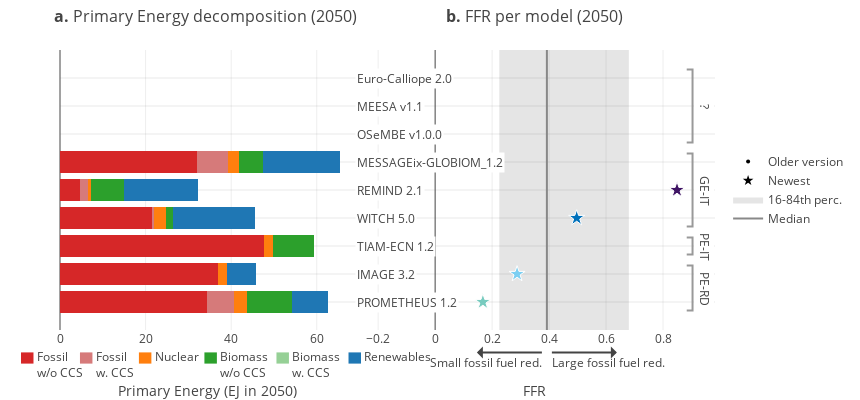
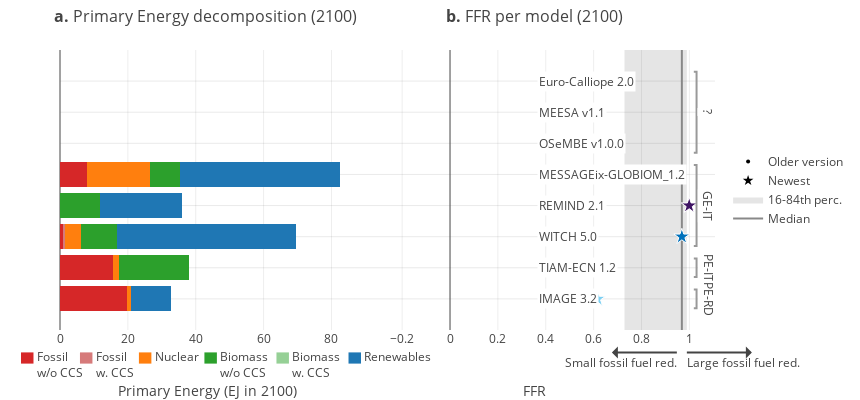

The notebook cell these images were saved under, in order:
### Code cell
def create_fig_FFR(year: str, xrange=None, exclude_models=None, models=models):
    
    if exclude_models is not None:
        models = models[~models['Full model'].str.contains(exclude_models)].copy()
        models['i'] = np.arange(len(models))

    fig_FFR = make_subplots(1, 2, horizontal_spacing=0.0, column_widths=[0.45, 0.55], subplot_titles=(
        f'<b>a.</b> Primary Energy decomposition ({year}) <br> ', f'<b>b.</b> FFR per model ({year})<br> '
    ), shared_yaxes=True)

    policy_scenario = 'diag-c80-gr5'

    ##############
    # 3a:
    ##############

    variables = ['Fossil|w/o CCS', 'Fossil|w/ CCS', 'Nuclear', 'Biomass|w/o CCS', 'Biomass|w/ CCS', 'Non-Biomass Renewables']
    labels = ['Fossil<br>w/o CCS', 'Fossil<br>w. CCS', 'Nuclear', 'Biomass<br>w/o CCS', 'Biomass<br>w. CCS', 'Renewables']
    for var_suffix in variables:
        var = f'Primary Energy|{var_suffix}'
        meta[f'{var} {year}'] = get(data, policy_scenario, var, year)

    # Replace w/o CCS variables by full variable if w/ CCS data is missing:
    for fuel in ['Fossil', 'Biomass']:
        var = f'Primary Energy|{fuel}'
        meta[f'{var} {year}'] = get(data, policy_scenario, var, year)
        missing = meta[f'{var}|w/ CCS {year}'].isna()
        meta.loc[missing, f'{var}|w/o CCS {year}'] = meta.loc[missing, f'{var} {year}']


    energy_colors = ['#d62728', '#d67a7a', '#ff7f0e', '#2ca02c', '#96d096', '#1f77b4']

    xpos = -0.05
    for var_suffix, label, color, labelwidth in zip(variables, labels, energy_colors, [0.09, 0.09, 0.1, 0.11, 0.11, 0.1]):
        col = f'Primary Energy|{var_suffix} {year}'
        energy_values = meta[col]

        var_values = models.merge(
            energy_values.reset_index(),
            how='left', left_on='Full model', right_on='Model'
        )
        fig_FFR.add_bar(
            y=var_values['i'], x=var_values[col],
            orientation='h', name=var, marker_color=color,
            showlegend=False
        )

        # Add legend
        height, width = 0.04, 0.04 * 400 / 840
        ypos=-0.1
        fig_FFR.add_shape(
            type='rect',
            xref='paper', yref='paper',
            x0=xpos-width/2, x1=xpos+width/2, y0=ypos-height/2, y1=ypos+height/2,
            fillcolor=color, line_width=0
        )
        fig_FFR.add_annotation(
            xref='paper', yref='paper', x=xpos+0.6*width, y=ypos,
            yanchor='top', yshift=12, xanchor='left', align='left',
            showarrow=False, text=label
        )
        xpos += labelwidth

    # check_values = models.merge(
    #     get(data, policy_scenario, 'Primary Energy', year).reset_index(),
    #     how='left', left_on='Full model', right_on='Model'
    # )
    # fig_FFR.add_scatter(
    #     x=check_values[year], y=check_values['i'],
    #     mode='markers', marker={'symbol': 'x', 'color': '#BBB'},
    #     showlegend=False
    # )


    ##############
    # 3b: FFR
    ##############

    col_FFR = f'FFR {year}'
    meta[col_FFR] = calc_fossil_fuel_reduction(data, year, policy_scenario)

    add_model_comparison(
        fig_FFR, 2, col_FFR,
        narrative_left='Small fossil fuel red.', narrative_right='Large fossil fuel red.',
        shared_yaxes=True, showlegendlines=False,
        exclude_models=exclude_models
    )



    # Update layout
    (
        fig_FFR
        .update_xaxes(
            col=1,
            title=f'Primary Energy (EJ in {year})',
            title_standoff=40
        )
        .update_xaxes(
            col=2,
            tickvals=np.arange(-0.2, 2, 0.2),
            title='FFR',
            range=xrange,
            title_standoff=40
        )
        .update_layout(
            barmode='stack',
            width=860,
            height=400,
            margin={'l': 60, 'r': 30, 't': 50, 'b': 70},
            hovermode='closest'
        )
    )
    return fig_FFR

### Figure 1 — Plotly figure (JSON) as saved in the notebook; plotly's stock layout.template omitted (floating-point values rounded to 4 significant figures)
{"data": [{"marker": {"color": "#d62728"}, "name": "Primary Energy|Biomass", "orientation": "h", "showlegend": false, "type": "bar", "x": [null, null, null, 32.11, 4.59, 21.6, 47.7, 36.84, 34.42], "y": [0, 1, 2, 3, 4, 5, 6, 7, 8]}, {"marker": {"color": "#d67a7a"}, "name": "Primary Energy|Biomass", "orientation": "h", "showlegend": false, "type": "bar", "x": [null, null, null, 7.075, 1.971, 0.2599, null, null, 6.33], "y": [0, 1, 2, 3, 4, 5, 6, 7, 8]}, {"marker": {"color": "#ff7f0e"}, "name": "Primary Energy|Biomass", "orientation": "h", "showlegend": false, "type": "bar", "x": [null, null, null, 2.552, 0.6532, 2.872, 2, 2.14, 3.05], "y": [0, 1, 2, 3, 4, 5, 6, 7, 8]}, {"marker": {"color": "#2ca02c"}, "name": "Primary Energy|Biomass", "orientation": "h", "showlegend": false, "type": "bar", "x": [null, null, null, 5.642, 7.847, 1.602, 9.7, null, 10.4], "y": [0, 1, 2, 3, 4, 5, 6, 7, 8]}, {"marker": {"color": "#96d096"}, "name": "Primary Energy|Biomass", "orientation": "h", "showlegend": false, "type": "bar", "x": [null, null, null, null, null, null, null, null, null], "y": [0, 1, 2, 3, 4, 5, 6, 7, 8]}, {"marker": {"color": "#1f77b4"}, "name": "Primary Energy|Biomass", "orientation": "h", "showlegend": false, "type": "bar", "x": [null, null, null, 18.05, 17.07, 19.2, null, 6.73, 8.399], "y": [0, 1, 2, 3, 4, 5, 6, 7, 8]}, {"legendgroup": "Age", "marker": {"color": "black", "size": 8, "symbol": "star"}, "mode": "markers", "name": "Newest", "type": "scatter", "x": [null], "y": [null]}, {"legendgroup": "Age", "marker": {"color": "black", "size": 4, "symbol": "circle"}, "mode": "markers", "name": "Older version", "type": "scatter", "x": [null], "y": [null]}, {"fill": "toself", "fillcolor": "rgba(0,0,0,.1)", "line": {"width": 0}, "mode": "lines", "name": "16-84th perc.", "type": "scatter", "x": [0.2252, 0.2252, 0.6801, 0.6801], "xaxis": "x2", "y": [-1, 9, 9, -1], "yaxis": "y2"}, {"line": {"color": "#888", "width": 2}, "mode": "lines", "name": "Median", "type": "scatter", "x": [0.3923, 0.3923], "xaxis": "x2", "y": [-1, 9], "yaxis": "y2"}, {"marker": {"color": "#511607", "line": {"color": "#FFF", "width": 1}, "opacity": 1, "size": [12], "symbol": ["star"]}, "mode": "markers", "showlegend": false, "type": "scatter", "x": [null], "xaxis": "x2", "y": [0], "yaxis": "y2"}, {"marker": {"color": "#bc7fcd", "line": {"color": "#FFF", "width": 1}, "opacity": 1, "size": [12], "symbol": ["star"]}, "mode": "markers", "showlegend": false, "type": "scatter", "x": [null], "xaxis": "x2", "y": [1], "yaxis": "y2"}, {"marker": {"color": "#B6036C", "line": {"color": "#FFF", "width": 1}, "opacity": 1, "size": [12], "symbol": ["star"]}, "mode": "markers", "showlegend": false, "type": "scatter", "x": [null], "xaxis": "x2", "y": [2], "yaxis": "y2"}, {"marker": {"color": "#F198C1", "line": {"color": "#FFF", "width": 1}, "opacity": 1, "size": [12], "symbol": ["star"]}, "mode": "markers", "showlegend": false, "type": "scatter", "x": [null], "xaxis": "x2", "y": [3], "yaxis": "y2"}, {"marker": {"color": "#3F1464", "line": {"color": "#FFF", "width": 1}, "opacity": 1, "size": [12], "symbol": ["star"]}, "mode": "markers", "showlegend": false, "type": "scatter", "x": [0.8492], "xaxis": "x2", "y": [4], "yaxis": "y2"}, {"marker": {"color": "#0071BB", "line": {"color": "#FFF", "width": 1}, "opacity": 1, "size": [12], "symbol": ["star"]}, "mode": "markers", "showlegend": false, "type": "scatter", "x": [0.497], "xaxis": "x2", "y": [5], "yaxis": "y2"}, {"marker": {"color": "#00AEEF", "line": {"color": "#FFF", "width": 1}, "opacity": 1, "size": [12], "symbol": ["star"]}, "mode": "markers", "showlegend": false, "type": "scatter", "x": [null], "xaxis": "x2", "y": [6], "yaxis": "y2"}, {"marker": {"color": "#7CCFF2", "line": {"color": "#FFF", "width": 1}, "opacity": 1, "size": [12], "symbol": ["star"]}, "mode": "markers", "showlegend": false, "type": "scatter", "x": [0.2877], "xaxis": "x2", "y": [7], "yaxis": "y2"}, {"marker": {"color": "#78CBBF", "line": {"color": "#FFF", "width": 1}, "opacity": 1, "size": [12], "symbol": ["star"]}, "mode": "markers", "showlegend": false, "type": "scatter", "x": [0.1676], "xaxis": "x2", "y": [8], "yaxis": "y2"}, {"line": {"color": "#999"}, "mode": "lines", "showlegend": false, "type": "scatter", "x": [0.8832, 0.9037, 0.9037, 0.8832], "xaxis": "x2", "y": [-0.3, -0.3, 2.3, 2.3], "yaxis": "y2"}, {"line": {"color": "#999"}, "mode": "lines", "showlegend": false, "type": "scatter", "x": [0.8832, 0.9037, 0.9037, 0.8832], "xaxis": "x2", "y": [2.7, 2.7, 5.3, 5.3], "yaxis": "y2"}, {"line": {"color": "#999"}, "mode": "lines", "showlegend": false, "type": "scatter", "x": [0.8832, 0.9037, 0.9037, 0.8832], "xaxis": "x2", "y": [5.7, 5.7, 6.3, 6.3], "yaxis": "y2"}, {"line": {"color": "#999"}, "mode": "lines", "showlegend": false, "type": "scatter", "x": [0.8832, 0.9037, 0.9037, 0.8832], "xaxis": "x2", "y": [6.7, 6.7, 8.3, 8.3], "yaxis": "y2"}], "layout": {"annotations": [{"font": {"size": 16}, "showarrow": false, "text": "<b>a.</b> Primary Energy decomposition (2050) <br> ", "x": 0.225, "xanchor": "center", "xref": "paper", "y": 1, "yanchor": "bottom", "yref": "paper"}, {"font": {"size": 16}, "showarrow": false, "text": "<b>b.</b> FFR per model (2050)<br> ", "x": 0.725, "xanchor": "center", "xref": "paper", "y": 1, "yanchor": "bottom", "yref": "paper"}, {"align": "left", "showarrow": false, "text": "Fossil<br>w/o CCS", "x": -0.03857, "xanchor": "left", "xref": "paper", "y": -0.1, "yanchor": "top", "yref": "paper", "yshift": 12}, {"align": "left", "showarrow": false, "text": "Fossil<br>w. CCS", "x": 0.05143, "xanchor": "left", "xref": "paper", "y": -0.1, "yanchor": "top", "yref": "paper", "yshift": 12}, {"align": "left", "showarrow": false, "text": "Nuclear", "x": 0.1414, "xanchor": "left", "xref": "paper", "y": -0.1, "yanchor": "top", "yref": "paper", "yshift": 12}, {"align": "left", "showarrow": false, "text": "Biomass<br>w/o CCS", "x": 0.2414, "xanchor": "left", "xref": "paper", "y": -0.1, "yanchor": "top", "yref": "paper", "yshift": 12}, {"align": "left", "showarrow": false, "text": "Biomass<br>w. CCS", "x": 0.3514, "xanchor": "left", "xref": "paper", "y": -0.1, "yanchor": "top", "yref": "paper", "yshift": 12}, {"align": "left", "showarrow": false, "text": "Renewables", "x": 0.4614, "xanchor": "left", "xref": "paper", "y": -0.1, "yanchor": "top", "yref": "paper", "yshift": 12}, {"bgcolor": "#FFF", "showarrow": false, "text": "Euro-Calliope 2.0", "x": -0.2822, "xanchor": "left", "xref": "x2", "y": 0, "yref": "y2"}, {"bgcolor": "#FFF", "showarrow": false, "text": "MEESA v1.1", "x": -0.2822, "xanchor": "left", "xref": "x2", "y": 1, "yref": "y2"}, {"bgcolor": "#FFF", "showarrow": false, "text": "OSeMBE v1.0.0", "x": -0.2822, "xanchor": "left", "xref": "x2", "y": 2, "yref": "y2"}, {"bgcolor": "#FFF", "showarrow": false, "text": "MESSAGEix-GLOBIOM_1.2", "x": -0.2822, "xanchor": "left", "xref": "x2", "y": 3, "yref": "y2"}, {"bgcolor": "#FFF", "showarrow": false, "text": "REMIND 2.1", "x": -0.2822, "xanchor": "left", "xref": "x2", "y": 4, "yref": "y2"}, {"bgcolor": "#FFF", "showarrow": false, "text": "WITCH 5.0", "x": -0.2822, "xanchor": "left", "xref": "x2", "y": 5, "yref": "y2"}, {"bgcolor": "#FFF", "showarrow": false, "text": "TIAM-ECN 1.2", "x": -0.2822, "xanchor": "left", "xref": "x2", "y": 6, "yref": "y2"}, {"bgcolor": "#FFF", "showarrow": false, "text": "IMAGE 3.2", "x": -0.2822, "xanchor": "left", "xref": "x2", "y": 7, "yref": "y2"}, {"bgcolor": "#FFF", "showarrow": false, "text": "PROMETHEUS 1.2", "x": -0.2822, "xanchor": "left", "xref": "x2", "y": 8, "yref": "y2"}, {"bgcolor": "#FFF", "showarrow": false, "text": "?", "textangle": 90, "x": 0.9088, "xanchor": "left", "xref": "x2", "y": 1, "yanchor": "middle", "yref": "y2"}, {"bgcolor": "#FFF", "showarrow": false, "text": "GE-IT", "textangle": 90, "x": 0.9088, "xanchor": "left", "xref": "x2", "y": 4, "yanchor": "middle", "yref": "y2"}, {"bgcolor": "#FFF", "showarrow": false, "text": "PE-IT", "textangle": 90, "x": 0.9088, "xanchor": "left", "xref": "x2", "y": 6, "yanchor": "middle", "yref": "y2"}, {"bgcolor": "#FFF", "showarrow": false, "text": "PE-RD", "textangle": 90, "x": 0.9088, "xanchor": "left", "xref": "x2", "y": 7.5, "yanchor": "middle", "yref": "y2"}, {"align": "right", "arrowside": "start", "ax": -65, "ay": 0, "showarrow": true, "text": "Small fossil fuel red.", "width": 130, "x": 0.3923, "xanchor": "center", "xref": "x2", "xshift": -5, "y": -0.08, "yanchor": "top", "yref": "paper"}, {"align": "left", "arrowside": "start", "ax": 65, "ay": 0, "showarrow": true, "text": "Large fossil fuel red.", "width": 130, "x": 0.3923, "xanchor": "center", "xref": "x2", "xshift": 5, "y": -0.08, "yanchor": "top", "yref": "paper"}], "barmode": "stack", "height": 400, "hovermode": "closest", "legend": {"tracegroupgap": 0, "y": 0.5}, "margin": {"b": 70, "l": 60, "r": 30, "t": 50}, "shapes": [{"fillcolor": "#d62728", "line": {"width": 0}, "type": "rect", "x0": -0.05952, "x1": -0.04048, "xref": "paper", "y0": -0.12, "y1": -0.08, "yref": "paper"}, {"fillcolor": "#d67a7a", "line": {"width": 0}, "type": "rect", "x0": 0.03048, "x1": 0.04952, "xref": "paper", "y0": -0.12, "y1": -0.08, "yref": "paper"}, {"fillcolor": "#ff7f0e", "line": {"width": 0}, "type": "rect", "x0": 0.1205, "x1": 0.1395, "xref": "paper", "y0": -0.12, "y1": -0.08, "yref": "paper"}, {"fillcolor": "#2ca02c", "line": {"width": 0}, "type": "rect", "x0": 0.2205, "x1": 0.2395, "xref": "paper", "y0": -0.12, "y1": -0.08, "yref": "paper"}, {"fillcolor": "#96d096", "line": {"width": 0}, "type": "rect", "x0": 0.3305, "x1": 0.3495, "xref": "paper", "y0": -0.12, "y1": -0.08, "yref": "paper"}, {"fillcolor": "#1f77b4", "line": {"width": 0}, "type": "rect", "x0": 0.4405, "x1": 0.4595, "xref": "paper", "y0": -0.12, "y1": -0.08, "yref": "paper"}], "width": 860, "xaxis": {"anchor": "y", "domain": [0, 0.45], "title": {"standoff": 40, "text": "Primary Energy (EJ in 2050)"}}, "xaxis2": {"anchor": "y2", "domain": [0.45, 1], "tickvals": [-0.2, 0, 0.2, 0.4, 0.6, 0.8, 1.0, 1.2, 1.4, 1.6, 1.8], "title": {"standoff": 40, "text": "FFR"}}, "yaxis": {"anchor": "x", "domain": [0, 1], "gridcolor": "rgba(.2,.2,.2,.1)", "range": [9, -1], "showticklabels": false, "tickvals": [0, 1, 2, 3, 4, 5, 6, 7, 8], "zeroline": false}, "yaxis2": {"anchor": "x2", "domain": [0, 1], "gridcolor": "rgba(.2,.2,.2,.1)", "matches": "y", "range": [9, -1], "showticklabels": false, "tickvals": [0, 1, 2, 3, 4, 5, 6, 7, 8], "zeroline": false}}}

### Figure 2 — Plotly figure (JSON) as saved in the notebook; plotly's stock layout.template omitted (floating-point values rounded to 4 significant figures)
{"data": [{"marker": {"color": "#d62728"}, "name": "Primary Energy|Biomass", "orientation": "h", "showlegend": false, "type": "bar", "x": [null, null, null, 7.967, 0.0066, 0.9709, 15.5, 19.85], "y": [0, 1, 2, 3, 4, 5, 6, 7]}, {"marker": {"color": "#d67a7a"}, "name": "Primary Energy|Biomass", "orientation": "h", "showlegend": false, "type": "bar", "x": [null, null, null, 0, 0.0232, 0.3975, null, null], "y": [0, 1, 2, 3, 4, 5, 6, 7]}, {"marker": {"color": "#ff7f0e"}, "name": "Primary Energy|Biomass", "orientation": "h", "showlegend": false, "type": "bar", "x": [null, null, null, 18.64, 0.0002, 4.745, 1.9, 1.07], "y": [0, 1, 2, 3, 4, 5, 6, 7]}, {"marker": {"color": "#2ca02c"}, "name": "Primary Energy|Biomass", "orientation": "h", "showlegend": false, "type": "bar", "x": [null, null, null, 8.857, 11.82, 10.59, 20.7, null], "y": [0, 1, 2, 3, 4, 5, 6, 7]}, {"marker": {"color": "#96d096"}, "name": "Primary Energy|Biomass", "orientation": "h", "showlegend": false, "type": "bar", "x": [null, null, null, null, null, null, null, null], "y": [0, 1, 2, 3, 4, 5, 6, 7]}, {"marker": {"color": "#1f77b4"}, "name": "Primary Energy|Biomass", "orientation": "h", "showlegend": false, "type": "bar", "x": [null, null, null, 47.05, 24.02, 52.88, null, 11.87], "y": [0, 1, 2, 3, 4, 5, 6, 7]}, {"legendgroup": "Age", "marker": {"color": "black", "size": 8, "symbol": "star"}, "mode": "markers", "name": "Newest", "type": "scatter", "x": [null], "y": [null]}, {"legendgroup": "Age", "marker": {"color": "black", "size": 4, "symbol": "circle"}, "mode": "markers", "name": "Older version", "type": "scatter", "x": [null], "y": [null]}, {"fill": "toself", "fillcolor": "rgba(0,0,0,.1)", "line": {"width": 0}, "mode": "lines", "name": "16-84th perc.", "type": "scatter", "x": [0.7289, 0.7289, 0.9895, 0.9895], "xaxis": "x2", "y": [-1, 8, 8, -1], "yaxis": "y2"}, {"line": {"color": "#888", "width": 2}, "mode": "lines", "name": "Median", "type": "scatter", "x": [0.9685, 0.9685], "xaxis": "x2", "y": [-1, 8], "yaxis": "y2"}, {"marker": {"color": "#511607", "line": {"color": "#FFF", "width": 1}, "opacity": 1, "size": [12], "symbol": ["star"]}, "mode": "markers", "showlegend": false, "type": "scatter", "x": [null], "xaxis": "x2", "y": [0], "yaxis": "y2"}, {"marker": {"color": "#bc7fcd", "line": {"color": "#FFF", "width": 1}, "opacity": 1, "size": [12], "symbol": ["star"]}, "mode": "markers", "showlegend": false, "type": "scatter", "x": [null], "xaxis": "x2", "y": [1], "yaxis": "y2"}, {"marker": {"color": "#B6036C", "line": {"color": "#FFF", "width": 1}, "opacity": 1, "size": [12], "symbol": ["star"]}, "mode": "markers", "showlegend": false, "type": "scatter", "x": [null], "xaxis": "x2", "y": [2], "yaxis": "y2"}, {"marker": {"color": "#F198C1", "line": {"color": "#FFF", "width": 1}, "opacity": 1, "size": [12], "symbol": ["star"]}, "mode": "markers", "showlegend": false, "type": "scatter", "x": [null], "xaxis": "x2", "y": [3], "yaxis": "y2"}, {"marker": {"color": "#3F1464", "line": {"color": "#FFF", "width": 1}, "opacity": 1, "size": [12], "symbol": ["star"]}, "mode": "markers", "showlegend": false, "type": "scatter", "x": [0.9993], "xaxis": "x2", "y": [4], "yaxis": "y2"}, {"marker": {"color": "#0071BB", "line": {"color": "#FFF", "width": 1}, "opacity": 1, "size": [12], "symbol": ["star"]}, "mode": "markers", "showlegend": false, "type": "scatter", "x": [0.9685], "xaxis": "x2", "y": [5], "yaxis": "y2"}, {"marker": {"color": "#00AEEF", "line": {"color": "#FFF", "width": 1}, "opacity": 1, "size": [12], "symbol": ["star"]}, "mode": "markers", "showlegend": false, "type": "scatter", "x": [null], "xaxis": "x2", "y": [6], "yaxis": "y2"}, {"marker": {"color": "#7CCFF2", "line": {"color": "#FFF", "width": 1}, "opacity": 1, "size": [12], "symbol": ["star"]}, "mode": "markers", "showlegend": false, "type": "scatter", "x": [0.6162], "xaxis": "x2", "y": [7], "yaxis": "y2"}, {"line": {"color": "#999"}, "mode": "lines", "showlegend": false, "type": "scatter", "x": [1.018, 1.03, 1.03, 1.018], "xaxis": "x2", "y": [-0.3, -0.3, 2.3, 2.3], "yaxis": "y2"}, {"line": {"color": "#999"}, "mode": "lines", "showlegend": false, "type": "scatter", "x": [1.018, 1.03, 1.03, 1.018], "xaxis": "x2", "y": [2.7, 2.7, 5.3, 5.3], "yaxis": "y2"}, {"line": {"color": "#999"}, "mode": "lines", "showlegend": false, "type": "scatter", "x": [1.018, 1.03, 1.03, 1.018], "xaxis": "x2", "y": [5.7, 5.7, 6.3, 6.3], "yaxis": "y2"}, {"line": {"color": "#999"}, "mode": "lines", "showlegend": false, "type": "scatter", "x": [1.018, 1.03, 1.03, 1.018], "xaxis": "x2", "y": [6.7, 6.7, 7.3, 7.3], "yaxis": "y2"}], "layout": {"annotations": [{"font": {"size": 16}, "showarrow": false, "text": "<b>a.</b> Primary Energy decomposition (2100) <br> ", "x": 0.225, "xanchor": "center", "xref": "paper", "y": 1, "yanchor": "bottom", "yref": "paper"}, {"font": {"size": 16}, "showarrow": false, "text": "<b>b.</b> FFR per model (2100)<br> ", "x": 0.725, "xanchor": "center", "xref": "paper", "y": 1, "yanchor": "bottom", "yref": "paper"}, {"align": "left", "showarrow": false, "text": "Fossil<br>w/o CCS", "x": -0.03857, "xanchor": "left", "xref": "paper", "y": -0.1, "yanchor": "top", "yref": "paper", "yshift": 12}, {"align": "left", "showarrow": false, "text": "Fossil<br>w. CCS", "x": 0.05143, "xanchor": "left", "xref": "paper", "y": -0.1, "yanchor": "top", "yref": "paper", "yshift": 12}, {"align": "left", "showarrow": false, "text": "Nuclear", "x": 0.1414, "xanchor": "left", "xref": "paper", "y": -0.1, "yanchor": "top", "yref": "paper", "yshift": 12}, {"align": "left", "showarrow": false, "text": "Biomass<br>w/o CCS", "x": 0.2414, "xanchor": "left", "xref": "paper", "y": -0.1, "yanchor": "top", "yref": "paper", "yshift": 12}, {"align": "left", "showarrow": false, "text": "Biomass<br>w. CCS", "x": 0.3514, "xanchor": "left", "xref": "paper", "y": -0.1, "yanchor": "top", "yref": "paper", "yshift": 12}, {"align": "left", "showarrow": false, "text": "Renewables", "x": 0.4614, "xanchor": "left", "xref": "paper", "y": -0.1, "yanchor": "top", "yref": "paper", "yshift": 12}, {"bgcolor": "#FFF", "showarrow": false, "text": "Euro-Calliope 2.0", "x": 0.3633, "xanchor": "left", "xref": "x2", "y": 0, "yref": "y2"}, {"bgcolor": "#FFF", "showarrow": false, "text": "MEESA v1.1", "x": 0.3633, "xanchor": "left", "xref": "x2", "y": 1, "yref": "y2"}, {"bgcolor": "#FFF", "showarrow": false, "text": "OSeMBE v1.0.0", "x": 0.3633, "xanchor": "left", "xref": "x2", "y": 2, "yref": "y2"}, {"bgcolor": "#FFF", "showarrow": false, "text": "MESSAGEix-GLOBIOM_1.2", "x": 0.3633, "xanchor": "left", "xref": "x2", "y": 3, "yref": "y2"}, {"bgcolor": "#FFF", "showarrow": false, "text": "REMIND 2.1", "x": 0.3633, "xanchor": "left", "xref": "x2", "y": 4, "yref": "y2"}, {"bgcolor": "#FFF", "showarrow": false, "text": "WITCH 5.0", "x": 0.3633, "xanchor": "left", "xref": "x2", "y": 5, "yref": "y2"}, {"bgcolor": "#FFF", "showarrow": false, "text": "TIAM-ECN 1.2", "x": 0.3633, "xanchor": "left", "xref": "x2", "y": 6, "yref": "y2"}, {"bgcolor": "#FFF", "showarrow": false, "text": "IMAGE 3.2", "x": 0.3633, "xanchor": "left", "xref": "x2", "y": 7, "yref": "y2"}, {"bgcolor": "#FFF", "showarrow": false, "text": "?", "textangle": 90, "x": 1.033, "xanchor": "left", "xref": "x2", "y": 1, "yanchor": "middle", "yref": "y2"}, {"bgcolor": "#FFF", "showarrow": false, "text": "GE-IT", "textangle": 90, "x": 1.033, "xanchor": "left", "xref": "x2", "y": 4, "yanchor": "middle", "yref": "y2"}, {"bgcolor": "#FFF", "showarrow": false, "text": "PE-IT", "textangle": 90, "x": 1.033, "xanchor": "left", "xref": "x2", "y": 6, "yanchor": "middle", "yref": "y2"}, {"bgcolor": "#FFF", "showarrow": false, "text": "PE-RD", "textangle": 90, "x": 1.033, "xanchor": "left", "xref": "x2", "y": 7, "yanchor": "middle", "yref": "y2"}, {"align": "right", "arrowside": "start", "ax": -65, "ay": 0, "showarrow": true, "text": "Small fossil fuel red.", "width": 130, "x": 0.9685, "xanchor": "center", "xref": "x2", "xshift": -5, "y": -0.08, "yanchor": "top", "yref": "paper"}, {"align": "left", "arrowside": "start", "ax": 65, "ay": 0, "showarrow": true, "text": "Large fossil fuel red.", "width": 130, "x": 0.9685, "xanchor": "center", "xref": "x2", "xshift": 5, "y": -0.08, "yanchor": "top", "yref": "paper"}], "barmode": "stack", "height": 400, "hovermode": "closest", "legend": {"tracegroupgap": 0, "y": 0.5}, "margin": {"b": 70, "l": 60, "r": 30, "t": 50}, "shapes": [{"fillcolor": "#d62728", "line": {"width": 0}, "type": "rect", "x0": -0.05952, "x1": -0.04048, "xref": "paper", "y0": -0.12, "y1": -0.08, "yref": "paper"}, {"fillcolor": "#d67a7a", "line": {"width": 0}, "type": "rect", "x0": 0.03048, "x1": 0.04952, "xref": "paper", "y0": -0.12, "y1": -0.08, "yref": "paper"}, {"fillcolor": "#ff7f0e", "line": {"width": 0}, "type": "rect", "x0": 0.1205, "x1": 0.1395, "xref": "paper", "y0": -0.12, "y1": -0.08, "yref": "paper"}, {"fillcolor": "#2ca02c", "line": {"width": 0}, "type": "rect", "x0": 0.2205, "x1": 0.2395, "xref": "paper", "y0": -0.12, "y1": -0.08, "yref": "paper"}, {"fillcolor": "#96d096", "line": {"width": 0}, "type": "rect", "x0": 0.3305, "x1": 0.3495, "xref": "paper", "y0": -0.12, "y1": -0.08, "yref": "paper"}, {"fillcolor": "#1f77b4", "line": {"width": 0}, "type": "rect", "x0": 0.4405, "x1": 0.4595, "xref": "paper", "y0": -0.12, "y1": -0.08, "yref": "paper"}], "width": 860, "xaxis": {"anchor": "y", "domain": [0, 0.45], "title": {"standoff": 40, "text": "Primary Energy (EJ in 2100)"}}, "xaxis2": {"anchor": "y2", "domain": [0.45, 1], "range": [-0.398, 1.107], "tickvals": [-0.2, 0, 0.2, 0.4, 0.6, 0.8, 1.0, 1.2, 1.4, 1.6, 1.8], "title": {"standoff": 40, "text": "FFR"}}, "yaxis": {"anchor": "x", "domain": [0, 1], "gridcolor": "rgba(.2,.2,.2,.1)", "range": [8, -1], "showticklabels": false, "tickvals": [0, 1, 2, 3, 4, 5, 6, 7], "zeroline": false}, "yaxis2": {"anchor": "x2", "domain": [0, 1], "gridcolor": "rgba(.2,.2,.2,.1)", "matches": "y", "range": [8, -1], "showticklabels": false, "tickvals": [0, 1, 2, 3, 4, 5, 6, 7], "zeroline": false}}}
